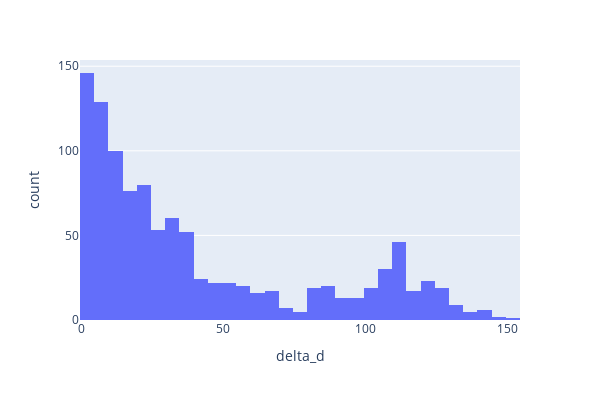

Write notebook code for a chart like this one.
### Code cell
fig = px.histogram(daily_mmr_df, x="delta_d", width=600, height=400)
fig.show()

### Figure 1 — Plotly figure (JSON) as saved in the notebook; plotly's stock layout.template omitted (floating-point values rounded to 4 significant figures; data arrays with more than 128 entries replaced by an {"elided": "..."} marker saying what was removed)
{"data": [{"alignmentgroup": "True", "bingroup": "x", "hoverlabel": {"namelength": 0}, "hovertemplate": "delta_d=%{x}<br>count=%{y}", "legendgroup": "", "marker": {"color": "#636efa"}, "name": "", "offsetgroup": "", "orientation": "v", "showlegend": false, "type": "histogram", "x": {"elided": "1071 int values"}, "xaxis": "x", "yaxis": "y"}], "layout": {"barmode": "relative", "height": 400, "legend": {"tracegroupgap": 0}, "margin": {"t": 60}, "width": 600, "xaxis": {"anchor": "y", "domain": [0, 1], "title": {"text": "delta_d"}}, "yaxis": {"anchor": "x", "domain": [0, 1], "title": {"text": "count"}}}}
